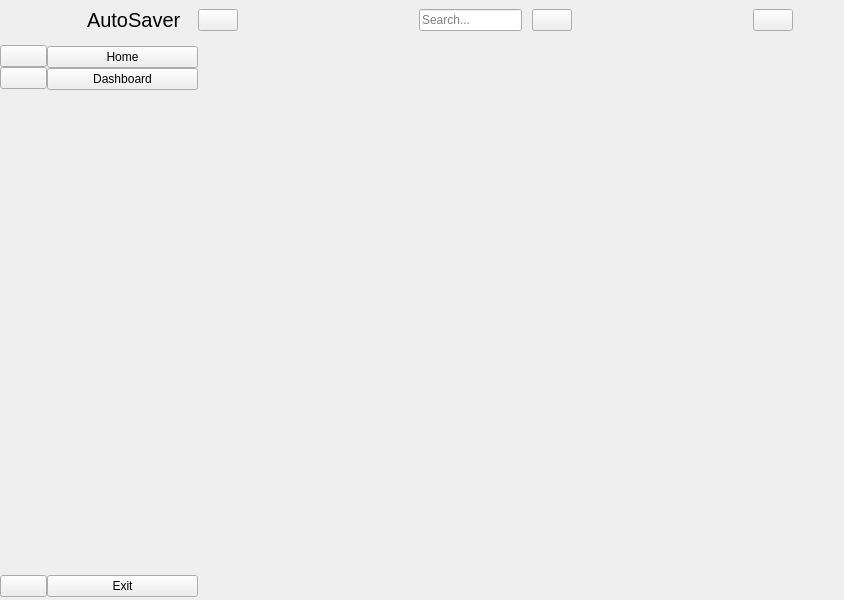
<?xml version="1.0" encoding="UTF-8"?>
<ui version="4.0">
 <class>MainWindow</class>
 <widget class="QMainWindow" name="MainWindow">
  <property name="geometry">
   <rect>
    <x>0</x>
    <y>0</y>
    <width>844</width>
    <height>600</height>
   </rect>
  </property>
  <property name="windowTitle">
   <string>MainWindow</string>
  </property>
  <widget class="QWidget" name="centralwidget">
   <widget class="QWidget" name="full_menu_widget" native="true">
    <property name="geometry">
     <rect>
      <x>47</x>
      <y>0</y>
      <width>151</width>
      <height>597</height>
     </rect>
    </property>
    <layout class="QVBoxLayout" name="verticalLayout_4">
     <item>
      <layout class="QHBoxLayout" name="horizontalLayout_2">
       <property name="spacing">
        <number>0</number>
       </property>
       <item>
        <widget class="QLabel" name="logo_label_2">
         <property name="minimumSize">
          <size>
           <width>40</width>
           <height>40</height>
          </size>
         </property>
         <property name="maximumSize">
          <size>
           <width>40</width>
           <height>40</height>
          </size>
         </property>
         <property name="text">
          <string/>
         </property>
         <property name="pixmap">
          <pixmap resource="resource.qrc">:/icon/icon/Logo.png</pixmap>
         </property>
         <property name="scaledContents">
          <bool>true</bool>
         </property>
        </widget>
       </item>
       <item>
        <widget class="QLabel" name="logo_label_3">
         <property name="font">
          <font>
           <pointsize>15</pointsize>
          </font>
         </property>
         <property name="text">
          <string>AutoSaver</string>
         </property>
        </widget>
       </item>
      </layout>
     </item>
     <item>
      <layout class="QVBoxLayout" name="verticalLayout_2">
       <property name="spacing">
        <number>0</number>
       </property>
       <item>
        <widget class="QPushButton" name="home_btn_2">
         <property name="text">
          <string>Home</string>
         </property>
         <property name="icon">
          <iconset resource="resource.qrc">
           <normaloff>:/icon/icon/home-4-32.ico</normaloff>
           <normalon>:/icon/icon/home-4-48.ico</normalon>:/icon/icon/home-4-32.ico</iconset>
         </property>
         <property name="iconSize">
          <size>
           <width>14</width>
           <height>14</height>
          </size>
         </property>
         <property name="checkable">
          <bool>true</bool>
         </property>
         <property name="autoExclusive">
          <bool>true</bool>
         </property>
        </widget>
       </item>
       <item>
        <widget class="QPushButton" name="dashboard_btn_2">
         <property name="text">
          <string>Dashboard</string>
         </property>
         <property name="icon">
          <iconset resource="resource.qrc">
           <normaloff>:/icon/icon/dashboard-5-32.ico</normaloff>
           <normalon>:/icon/icon/dashboard-5-48 (1).ico</normalon>:/icon/icon/dashboard-5-32.ico</iconset>
         </property>
         <property name="iconSize">
          <size>
           <width>14</width>
           <height>14</height>
          </size>
         </property>
         <property name="checkable">
          <bool>true</bool>
         </property>
         <property name="autoExclusive">
          <bool>true</bool>
         </property>
        </widget>
       </item>
      </layout>
     </item>
     <item>
      <spacer name="verticalSpacer_2">
       <property name="orientation">
        <enum>Qt::Vertical</enum>
       </property>
       <property name="sizeHint" stdset="0">
        <size>
         <width>20</width>
         <height>448</height>
        </size>
       </property>
      </spacer>
     </item>
     <item>
      <widget class="QPushButton" name="exit_btn_2">
       <property name="text">
        <string>Exit</string>
       </property>
       <property name="icon">
        <iconset resource="resource.qrc">
         <normaloff>:/icon/icon/close-window-64.ico</normaloff>:/icon/icon/close-window-64.ico</iconset>
       </property>
       <property name="iconSize">
        <size>
         <width>14</width>
         <height>14</height>
        </size>
       </property>
      </widget>
     </item>
    </layout>
   </widget>
   <widget class="QWidget" name="icon_only_widget" native="true">
    <property name="geometry">
     <rect>
      <x>0</x>
      <y>0</y>
      <width>47</width>
      <height>597</height>
     </rect>
    </property>
    <layout class="QVBoxLayout" name="verticalLayout_3">
     <property name="spacing">
      <number>0</number>
     </property>
     <property name="leftMargin">
      <number>0</number>
     </property>
     <property name="topMargin">
      <number>0</number>
     </property>
     <property name="rightMargin">
      <number>0</number>
     </property>
     <property name="bottomMargin">
      <number>0</number>
     </property>
     <item>
      <layout class="QHBoxLayout" name="horizontalLayout_4">
       <item>
        <widget class="QLabel" name="label">
         <property name="minimumSize">
          <size>
           <width>45</width>
           <height>45</height>
          </size>
         </property>
         <property name="maximumSize">
          <size>
           <width>45</width>
           <height>45</height>
          </size>
         </property>
         <property name="text">
          <string/>
         </property>
         <property name="pixmap">
          <pixmap resource="resource.qrc">:/icon/icon/Logo.png</pixmap>
         </property>
         <property name="scaledContents">
          <bool>true</bool>
         </property>
        </widget>
       </item>
      </layout>
     </item>
     <item>
      <layout class="QVBoxLayout" name="verticalLayout">
       <property name="spacing">
        <number>0</number>
       </property>
       <item>
        <widget class="QPushButton" name="home_btn_1">
         <property name="text">
          <string/>
         </property>
         <property name="icon">
          <iconset resource="resource.qrc">
           <normaloff>:/icon/icon/home-4-32.ico</normaloff>
           <normalon>:/icon/icon/home-4-48.ico</normalon>:/icon/icon/home-4-32.ico</iconset>
         </property>
         <property name="iconSize">
          <size>
           <width>20</width>
           <height>20</height>
          </size>
         </property>
         <property name="checkable">
          <bool>true</bool>
         </property>
         <property name="autoExclusive">
          <bool>true</bool>
         </property>
        </widget>
       </item>
       <item>
        <widget class="QPushButton" name="dashboard_btn_1">
         <property name="text">
          <string/>
         </property>
         <property name="icon">
          <iconset resource="resource.qrc">
           <normaloff>:/icon/icon/dashboard-5-32.ico</normaloff>
           <normalon>:/icon/icon/dashboard-5-48 (1).ico</normalon>:/icon/icon/dashboard-5-32.ico</iconset>
         </property>
         <property name="iconSize">
          <size>
           <width>20</width>
           <height>20</height>
          </size>
         </property>
         <property name="checkable">
          <bool>true</bool>
         </property>
         <property name="autoExclusive">
          <bool>true</bool>
         </property>
        </widget>
       </item>
      </layout>
     </item>
     <item>
      <spacer name="verticalSpacer">
       <property name="orientation">
        <enum>Qt::Vertical</enum>
       </property>
       <property name="sizeHint" stdset="0">
        <size>
         <width>20</width>
         <height>464</height>
        </size>
       </property>
      </spacer>
     </item>
     <item>
      <widget class="QPushButton" name="exit_btn_1">
       <property name="text">
        <string/>
       </property>
       <property name="icon">
        <iconset resource="resource.qrc">
         <normaloff>:/icon/icon/close-window-64.ico</normaloff>:/icon/icon/close-window-64.ico</iconset>
       </property>
       <property name="iconSize">
        <size>
         <width>20</width>
         <height>20</height>
        </size>
       </property>
      </widget>
     </item>
    </layout>
   </widget>
   <widget class="QWidget" name="window_widget" native="true">
    <property name="geometry">
     <rect>
      <x>198</x>
      <y>0</y>
      <width>604</width>
      <height>484</height>
     </rect>
    </property>
    <layout class="QVBoxLayout" name="verticalLayout_5">
     <property name="spacing">
      <number>0</number>
     </property>
     <property name="leftMargin">
      <number>0</number>
     </property>
     <property name="topMargin">
      <number>0</number>
     </property>
     <property name="rightMargin">
      <number>0</number>
     </property>
     <property name="bottomMargin">
      <number>0</number>
     </property>
     <item>
      <widget class="QWidget" name="widget" native="true">
       <property name="minimumSize">
        <size>
         <width>0</width>
         <height>40</height>
        </size>
       </property>
       <layout class="QHBoxLayout" name="horizontalLayout_5">
        <property name="spacing">
         <number>0</number>
        </property>
        <property name="leftMargin">
         <number>0</number>
        </property>
        <property name="topMargin">
         <number>0</number>
        </property>
        <property name="rightMargin">
         <number>9</number>
        </property>
        <property name="bottomMargin">
         <number>0</number>
        </property>
        <item>
         <widget class="QPushButton" name="change_sidebar_btn">
          <property name="text">
           <string/>
          </property>
          <property name="icon">
           <iconset resource="resource.qrc">
            <normaloff>:/icon/icon/menu-4-32.ico</normaloff>:/icon/icon/menu-4-32.ico</iconset>
          </property>
          <property name="iconSize">
           <size>
            <width>14</width>
            <height>14</height>
           </size>
          </property>
          <property name="checkable">
           <bool>true</bool>
          </property>
         </widget>
        </item>
        <item>
         <spacer name="horizontalSpacer">
          <property name="orientation">
           <enum>Qt::Horizontal</enum>
          </property>
          <property name="sizeHint" stdset="0">
           <size>
            <width>185</width>
            <height>20</height>
           </size>
          </property>
         </spacer>
        </item>
        <item>
         <layout class="QHBoxLayout" name="horizontalLayout">
          <property name="spacing">
           <number>10</number>
          </property>
          <item>
           <widget class="QLineEdit" name="search_input">
            <property name="placeholderText">
             <string>Search...</string>
            </property>
           </widget>
          </item>
          <item>
           <widget class="QPushButton" name="search_btn">
            <property name="text">
             <string/>
            </property>
            <property name="icon">
             <iconset resource="resource.qrc">
              <normaloff>:/icon/icon/search-13-48.ico</normaloff>:/icon/icon/search-13-48.ico</iconset>
            </property>
            <property name="iconSize">
             <size>
              <width>14</width>
              <height>14</height>
             </size>
            </property>
           </widget>
          </item>
         </layout>
        </item>
        <item>
         <spacer name="horizontalSpacer_2">
          <property name="orientation">
           <enum>Qt::Horizontal</enum>
          </property>
          <property name="sizeHint" stdset="0">
           <size>
            <width>185</width>
            <height>20</height>
           </size>
          </property>
         </spacer>
        </item>
        <item>
         <widget class="QPushButton" name="user_btn">
          <property name="text">
           <string/>
          </property>
          <property name="icon">
           <iconset resource="resource.qrc">
            <normaloff>:/icon/icon/user-48.ico</normaloff>:/icon/icon/user-48.ico</iconset>
          </property>
         </widget>
        </item>
       </layout>
      </widget>
     </item>
     <item>
      <widget class="QStackedWidget" name="stackedWidget">
       <property name="currentIndex">
        <number>0</number>
       </property>
       <widget class="QWidget" name="page"/>
       <widget class="QWidget" name="page_2">
        <layout class="QGridLayout" name="gridLayout_3">
         <item row="0" column="0">
          <widget class="QLabel" name="label_2">
           <property name="font">
            <font>
             <pointsize>15</pointsize>
            </font>
           </property>
           <property name="text">
            <string>Dashboard page</string>
           </property>
          </widget>
         </item>
        </layout>
       </widget>
       <widget class="QWidget" name="page_3">
        <layout class="QGridLayout" name="gridLayout_4">
         <item row="0" column="0">
          <widget class="QLabel" name="label_3">
           <property name="font">
            <font>
             <pointsize>15</pointsize>
            </font>
           </property>
           <property name="text">
            <string>User_page</string>
           </property>
          </widget>
         </item>
        </layout>
       </widget>
       <widget class="QWidget" name="page_4">
        <layout class="QGridLayout" name="gridLayout_5">
         <item row="1" column="2">
          <spacer name="horizontalSpacer_3">
           <property name="orientation">
            <enum>Qt::Horizontal</enum>
           </property>
           <property name="sizeHint" stdset="0">
            <size>
             <width>40</width>
             <height>20</height>
            </size>
           </property>
          </spacer>
         </item>
         <item row="1" column="1">
          <widget class="QLabel" name="photo_lable">
           <property name="maximumSize">
            <size>
             <width>300</width>
             <height>300</height>
            </size>
           </property>
           <property name="text">
            <string/>
           </property>
           <property name="pixmap">
            <pixmap>../img/2loading_gif.gif</pixmap>
           </property>
           <property name="scaledContents">
            <bool>true</bool>
           </property>
          </widget>
         </item>
         <item row="2" column="1">
          <widget class="QLabel" name="label_6">
           <property name="font">
            <font>
             <pointsize>17</pointsize>
             <weight>50</weight>
             <bold>false</bold>
             <strikeout>false</strikeout>
             <kerning>false</kerning>
            </font>
           </property>
           <property name="autoFillBackground">
            <bool>false</bool>
           </property>
           <property name="text">
            <string>Search_page</string>
           </property>
          </widget>
         </item>
         <item row="3" column="1">
          <spacer name="verticalSpacer_4">
           <property name="orientation">
            <enum>Qt::Vertical</enum>
           </property>
           <property name="sizeHint" stdset="0">
            <size>
             <width>20</width>
             <height>40</height>
            </size>
           </property>
          </spacer>
         </item>
         <item row="1" column="0">
          <spacer name="horizontalSpacer_4">
           <property name="orientation">
            <enum>Qt::Horizontal</enum>
           </property>
           <property name="sizeHint" stdset="0">
            <size>
             <width>40</width>
             <height>20</height>
            </size>
           </property>
          </spacer>
         </item>
         <item row="0" column="1">
          <spacer name="verticalSpacer_5">
           <property name="orientation">
            <enum>Qt::Vertical</enum>
           </property>
           <property name="sizeHint" stdset="0">
            <size>
             <width>20</width>
             <height>40</height>
            </size>
           </property>
          </spacer>
         </item>
        </layout>
       </widget>
      </widget>
     </item>
    </layout>
   </widget>
  </widget>
 </widget>
 <resources>
  <include location="resource.qrc"/>
 </resources>
 <connections>
  <connection>
   <sender>home_btn_1</sender>
   <signal>toggled(bool)</signal>
   <receiver>home_btn_2</receiver>
   <slot>setChecked(bool)</slot>
   <hints>
    <hint type="sourcelabel">
     <x>25</x>
     <y>66</y>
    </hint>
    <hint type="destinationlabel">
     <x>91</x>
     <y>67</y>
    </hint>
   </hints>
  </connection>
  <connection>
   <sender>home_btn_2</sender>
   <signal>toggled(bool)</signal>
   <receiver>home_btn_1</receiver>
   <slot>setChecked(bool)</slot>
   <hints>
    <hint type="sourcelabel">
     <x>157</x>
     <y>75</y>
    </hint>
    <hint type="destinationlabel">
     <x>44</x>
     <y>72</y>
    </hint>
   </hints>
  </connection>
  <connection>
   <sender>dashboard_btn_1</sender>
   <signal>toggled(bool)</signal>
   <receiver>dashboard_btn_2</receiver>
   <slot>setChecked(bool)</slot>
   <hints>
    <hint type="sourcelabel">
     <x>27</x>
     <y>91</y>
    </hint>
    <hint type="destinationlabel">
     <x>88</x>
     <y>92</y>
    </hint>
   </hints>
  </connection>
  <connection>
   <sender>dashboard_btn_2</sender>
   <signal>toggled(bool)</signal>
   <receiver>dashboard_btn_1</receiver>
   <slot>setChecked(bool)</slot>
   <hints>
    <hint type="sourcelabel">
     <x>153</x>
     <y>92</y>
    </hint>
    <hint type="destinationlabel">
     <x>40</x>
     <y>99</y>
    </hint>
   </hints>
  </connection>
  <connection>
   <sender>exit_btn_1</sender>
   <signal>clicked()</signal>
   <receiver>MainWindow</receiver>
   <slot>close()</slot>
   <hints>
    <hint type="sourcelabel">
     <x>36</x>
     <y>579</y>
    </hint>
    <hint type="destinationlabel">
     <x>236</x>
     <y>610</y>
    </hint>
   </hints>
  </connection>
  <connection>
   <sender>exit_btn_2</sender>
   <signal>clicked()</signal>
   <receiver>MainWindow</receiver>
   <slot>close()</slot>
   <hints>
    <hint type="sourcelabel">
     <x>143</x>
     <y>583</y>
    </hint>
    <hint type="destinationlabel">
     <x>159</x>
     <y>655</y>
    </hint>
   </hints>
  </connection>
  <connection>
   <sender>change_sidebar_btn</sender>
   <signal>toggled(bool)</signal>
   <receiver>icon_only_widget</receiver>
   <slot>setVisible(bool)</slot>
   <hints>
    <hint type="sourcelabel">
     <x>194</x>
     <y>22</y>
    </hint>
    <hint type="destinationlabel">
     <x>40</x>
     <y>216</y>
    </hint>
   </hints>
  </connection>
  <connection>
   <sender>change_sidebar_btn</sender>
   <signal>toggled(bool)</signal>
   <receiver>full_menu_widget</receiver>
   <slot>setHidden(bool)</slot>
   <hints>
    <hint type="sourcelabel">
     <x>187</x>
     <y>21</y>
    </hint>
    <hint type="destinationlabel">
     <x>119</x>
     <y>174</y>
    </hint>
   </hints>
  </connection>
 </connections>
</ui>
